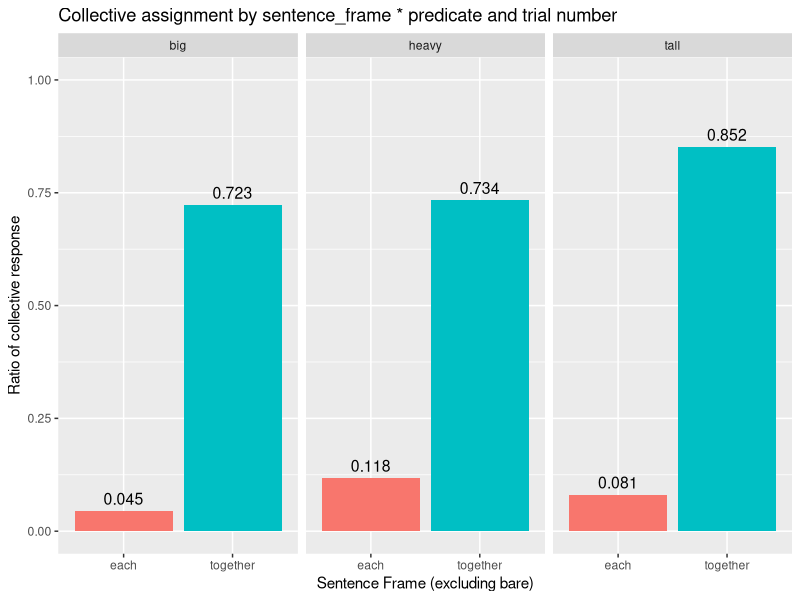

Here is the R script that generated this plot: (Note: this script raises an error after producing the figure.)
## ---- chunk 1
knitr::opts_chunk$set(echo = TRUE)
## ---- chunk 2
library(tidyverse)
library(lme4)
library(lmerTest)
## ---- chunk 3
data <- read_csv("data/02_clean_data.csv")
## ---- chunk 4
xtabs( ~ data$scenario + data$submission_id) #between subject design warrants random intercepts for subject_id and scenario
data
## ---- chunk 5
data_model1 <- data %>% 
  filter(sentence_frame != "bare") %>% 
  mutate(
    response = ifelse(response == "collective", 1, 0)
  )
model1 <- lmer(
  formula =  response ~ sentence_frame * predicate + trial_number + (1| submission_id) + (1|scenario),
  data = data_model1
)
summary(model1)
t_m1 = as.vector(fixef(model1))
results_m1 <- tibble(
  each_big = t_m1[1] + t_m1[5],
  each_heavy = t_m1[1] + t_m1[5] + t_m1[3],
  each_tall = t_m1[1] + t_m1[5] + t_m1[4],
  together_big = t_m1[1] + t_m1[5] + t_m1[2],
  together_heavy = t_m1[1] + t_m1[5] + t_m1[2] + t_m1[3] + t_m1[6],
  together_tall = t_m1[1] + t_m1[5] + t_m1[2] + t_m1[4] + t_m1[7]
) %>% 
  pivot_longer(everything(), names_to = "parameters", values_to = "P_collective") %>% 
  mutate(
    sentence_frame = ifelse(parameters %in% c("each_big", "each_tall", "each_heavy"),"each","together"),
    predicate = ifelse(parameters %in% c("each_big", "together_big"),"big", ifelse(parameters %in% c("each_tall", "together_tall"),"tall","heavy"))
  ) %>% 
  select(sentence_frame,predicate, P_collective) %>% 
  mutate(
    P_distributive = 1 - P_collective
  )
results_m1
results_m1 %>% 
  ggplot(aes(x = sentence_frame, y = P_collective, fill = sentence_frame))+
  geom_col()+
  geom_text(aes(label = round(P_collective,3)), vjust=-0.5, color = "black", position = position_dodge(0.85), size = 4)+
  facet_wrap(~predicate)+
  theme(legend.position = "none")+
  ylim(0,1)+
  labs(
    title = "Collective assignment by sentence_frame * predicate and trial number",
    x = "Sentence Frame (excluding bare)",
    y = "Ratio of collective response"
  )
## ---- chunk 6
summary(model2)
## ---- chunk 7
data_model2 <- data %>% 
  filter(sentence_frame == "bare") %>% 
  mutate(
    response = ifelse(response == "collective", 1, 0)
  )

model2 <- lmer(
  formula =  response ~ scenario + predicate +trial_number + ( 1+trial_number | submission_id),
  data = data_model2
)

summary(model2)
t_m2 = as.vector(fixef(model2))
results_m2 <- tibble(
  inspect_big = t_m2[1] + t_m2[5],
  inspect_heavy = t_m2[1] + t_m2[5] + t_m2[3],
  inspect_tall =  t_m2[1] + t_m2[5] + t_m2[4],
  move_big = t_m2[1] + t_m2[5] + t_m2[2],
  move_heavy = t_m2[1] + t_m2[5] + t_m2[2] + t_m2[3],
  move_tall= t_m2[1] + t_m2[5] + t_m2[2]+ t_m2[4]
) %>%  pivot_longer(everything(), names_to = "parameters", values_to = "P_collective") %>% 
  mutate(
    scenario = ifelse(parameters %in% c("inspect_big", "inspect_tall", "inspect_heavy"),"inspect","move"),
    predicate = ifelse(parameters %in% c("inspect_big", "move_big"),"big", ifelse(parameters %in% c("inspect_tall", "move_tall"),"tall","heavy"))
  ) %>% 
  select(scenario,predicate, P_collective) %>% 
  mutate(
    P_distributive = 1 - P_collective
  )

results_m2 
results_m2 %>% 
  ggplot(aes(x = "bare", y = P_collective, fill = scenario))+
  geom_col(position = position_dodge(width = 0.85))+
  geom_text(aes(label = round(P_collective,3)), vjust=-0.5, color = "black", position = position_dodge(0.85), size = 4)+
  facet_wrap(~predicate)+
  ylim(0,1)+
  labs(
    title = "Effect of scenario on response in the bare sentence frame",
    subtitle = "Facetted by predicate",
    y = "Ratio of collective response",
    x = "sentence frame (excluding together/each)"
  )

## ---- chunk 8
data_m <- data %>%
  select(predicate,RT,sentence_frame) %>% 
  group_by(predicate,sentence_frame) %>% 
  summarise(
    m_RT = mean(RT)
  )

data %>% 
  ggplot(aes(x = RT, y = sentence_frame, color = predicate))+
  geom_point(aes(shape = predicate), position = position_dodge(0.8))+
  geom_point(data = data_m, mapping = aes(x = m_RT, shape = predicate),position = position_dodge(0.8), size = 5)+
  facet_wrap(~scenario)
## ---- chunk 9
data_raw = read_csv("data/01_raw_data.csv")
data_o <- data_raw %>% distinct(submission_id, .keep_all = T) %>%
select(age,comments, education, languages) 

data_o %>% na.omit(age) %>% 
  ggplot(aes(x = age))+ 
  geom_density()+
  geom_vline(aes(xintercept = mean(age)))+
  labs(
    y = "Count",
    title = "Age of participants (line is mean)")
data_o %>% na.omit(education) %>% 
  ggplot(aes(x = education, fill = education))+ 
  geom_bar()+
  theme(axis.title.x=element_blank(),
        axis.text.x=element_blank(),
        axis.ticks.x=element_blank())
data_o %>% na.omit(languages) %>% 
  ggplot(aes(x = tolower(languages), fill = tolower(languages)))+
  geom_bar()+
  theme(axis.title.x=element_blank(),
        axis.text.x=element_blank(),
        axis.ticks.x=element_blank())
